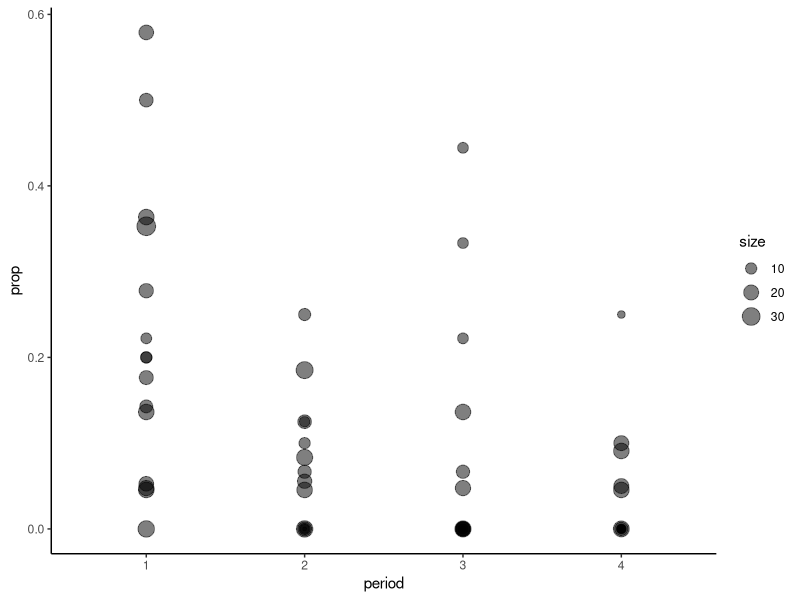

This figure's R source:
# CBPP example from the built-in dataset in lme4

library(lme4)
# Get proportional incidence data for visualization
cbpp$prop <- cbpp$incidence / cbpp$size
# Plot
library(ggplot2)
ggplot(cbpp,aes(period,prop))+
  geom_point(alpha=0.5, aes(size=size)) +
  theme_classic()

# Fit models
cbpp.per <- glmer(cbind(incidence, size - incidence) ~ period + (1|herd),
             family = binomial, data = cbpp)
cbpp.null <- glmer(cbind(incidence, size - incidence) ~ 1 + (1|herd),
                   family = binomial, data = cbpp)
AIC(cbpp.per,cbpp.null)

glm.per <- glm(cbind(incidence, size - incidence) ~ period ,
               family = binomial, data = cbpp)

summary(cbpp.per)
summary(glm.per)

# Testing for overdispersion
# Approximate method: https://bbolker.github.io/mixedmodels-misc/glmmFAQ.html#testing-for-overdispersioncomputing-overdispersion-factor
overdisp_fun <- function(model) {
  ## number of variance parameters in 
  ##   an n-by-n variance-covariance matrix
  vpars <- function(m) {
    nrow(m)*(nrow(m)+1)/2
  }
  model.df <- sum(sapply(VarCorr(model),vpars))+length(fixef(model))
  rdf <- nrow(model.frame(model))-model.df
  rp <- residuals(model,type="pearson")
  Pearson.chisq <- sum(rp^2)
  prat <- Pearson.chisq/rdf
  pval <- pchisq(Pearson.chisq, df=rdf, lower.tail=FALSE)
  c(chisq=Pearson.chisq,ratio=prat,rdf=rdf,p=pval)
}
overdisp_fun(cbpp.per) #p-value suggests it is not overdispersed

## GLMM with individual-level variability (accounting for overdispersion)
## For this data set the model is the same as one allowing for a period:herd
## interaction, which the plot indicates could be needed.
cbpp$obs <- 1:nrow(cbpp) #create variable representing observation
cbpp.per.obs <- glmer(cbind(incidence, size - incidence) ~ period +
                (1 | herd) +  (1|obs),
              family = binomial, data = cbpp)
AIC(cbpp.null, cbpp.per, cbpp.per.obs)
